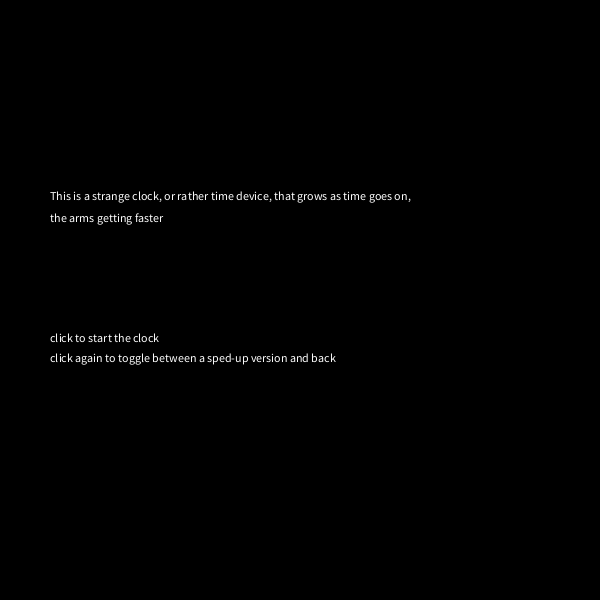
Frame 1 (no input)
Frame 60 (the mouse pressed at the canvas centre just before this capture): identical to frame 1, image omitted
Frame 120 (the mouse held since frame 60 and released just before this capture): identical to frame 1, image omitted

The Processing sketch that drew this single still picture (run headless with seeded random() and noise(); from frame 60 on, the mouse is pressed at the canvas centre):

// Processing sketch: processing_45139
// ── processing_45139.pde

//Homework, make a creative clock
//11,5,11
//Denali Schmidt

float miliA,secondsA,minutesA,hoursA;
float mili,seconds,minutes,hours;
float angle,ellsizes,ellsizem,ellsizeh,anglem,angleh;
float ellsizesA,ellsizemA,ellsizehA;
int mode = 0;
int modeA = 0;

void setup(){
  size(600,600);
  noStroke();
  textMode(CENTER); 
}

void draw(){
  
  background(0);
  fill(255);
 
  
  switch(mode){
    
    // initial screen
    case 0:
    text("This is a strange clock, or rather time device, that grows as time goes on, " ,50,200);
    text("the arms getting faster"  ,50,222);
    text("click to start the clock" ,50,342);
    text("click again to toggle between a sped-up version and back" ,50,362);
    break;

 //first clock, grows in normal time
 case 1:
  seconds = 0;
  minutes = 0;
  hours = 0;
  
    
  noStroke();
  background(0);
  
  mili = millis();
  seconds = mili/1000;
  minutes = mili/60000;
  hours = mili/3600000;
  
  //all ellispes are sped up so you can see their progress
  
  //milisecond ellipse
  fill(0,0,300,80);
  ellipse(300,300,mili,mili);
  //second ellipse
  fill(240,230,40,90); 
  ellipse(300,300,(seconds),(seconds));
  //minute ellipse
  fill(300,0,0,80);
  ellipse(300,300,(minutes),(minutes));
  //hour ellipse
  fill(0);
  ellipse(300,300,(hours),(hours));
 
  //second hand, rotation according to amount of seconds
  fill(255);
  float lineA = sin(radians(angle)) * ellsizes + width/2 ;
  float lineB = cos(radians(angle)) * ellsizes + height/2;
  stroke(255);
  strokeWeight(2);
  line(300,300,lineA,lineB);
  
  //minute hand, rotation according to amount to minutes
  float lineC = sin(radians(anglem)) * ellsizem + width/2 ;
  float lineD = cos(radians(anglem)) * ellsizem + height/2;
  strokeWeight(1);
  line(300,300,lineC,lineD);
  
  //hour hand, rotation according to amount of hours
  float lineE = sin(radians(angleh)) * ellsizeh + width/2 ;
  float lineF = cos(radians(angleh)) * ellsizeh + height/2;
  strokeWeight(.5);
  line(300,300,lineE,lineF);
  
  //digital dispay of ellapsed time
  text("second: " + int(seconds),10,10);
  text("minutes: " + int(minutes),250,10);
  text("hours: " + int(hours),510,10);
 
  angle -= seconds;
  ellsizes = seconds;
  ellsizem = minutes;
  ellsizeh = hours;
  anglem -= minutes;
  angleh -= hours;
  break;


    //second screen, sped up clock, grows 1000 times faster
    case 2: 
      secondsA = 0;
      minutesA = 0;
      hoursA = 0;
    
      noStroke();
      background(0);
     // fill(0,(minutes));        //how do I make it change color with time?
    //  rect(0,0,width,height);
  
      miliA = millis();
      secondsA = miliA/1;
      minutesA = miliA/60;
      hoursA = miliA/3600;
  
      //all ellispes are sped up so you can see their progress
  
      //milisecond ellipse
      fill(0,0,300,70);
      ellipse(300,300,miliA,miliA);
      
      //second ellipse
      fill(240,80); 
      ellipse(300,300,secondsA,secondsA);
      
      //minute ellipse
      fill(300,0,0,80);
      ellipse(300,300,minutesA,minutesA);
      
      //hour ellipse
      fill(0,50);
      ellipse(300,300,hoursA,hoursA);
      
      //second hand, rotation according to amount of seconds
      fill(255);
      float linea = sin(radians(angle)) * ellsizesA + width/2 ;
      float lineb = cos(radians(angle)) * ellsizesA + height/2;
      stroke(255);
      strokeWeight(2);
      line(300,300,linea,lineb);
      
      //minute hand, rotation according to amount to minutes
      float linec = sin(radians(anglem)) * ellsizemA + width/2 ;
      float lined = cos(radians(anglem)) * ellsizemA + height/2;
      strokeWeight(1);
      line(300,300,linec,lined);
      
      //hour hand, rotation according to amount of hours
      float linee = sin(radians(angleh)) * ellsizehA + width/2 ;
      float linef = cos(radians(angleh)) * ellsizehA + height/2;
      strokeWeight(.5);
      line(300,300,linee,linef);
      
      //digital dispay of ellapsed time
      text("second: " + int(secondsA),10,10);
      text("minutes: " + int(minutesA),250,10);
      text("hours: " + int(hoursA),510,10);
 
      angle -= secondsA;
      ellsizesA = secondsA;
      ellsizemA = minutesA;
      ellsizehA = hoursA;
      anglem -= minutesA;
      angleh -= hoursA;
      break;

/*        //this didn't do anything, it was supposed to reset the clock!
case 3:
 angle = 0;
  anglem = 0;
  angleh = 0;
  ellsize = 0;
  miliA = 0;
  secondsA = 0;
  minutesA = 0;
  hoursA = 0;
  mili = 0;
  seconds = 0;
  minutes = 0;
  hours = 0;
  
  break;
*/
  }
}


void mouseReleased(){
  mode++;

  if(mode > 2){
    mode = 1;
  println(mode);
  }
}

/*
void keyPressed(){
  modeA ++;
  modeA = keyCode;
}*/
